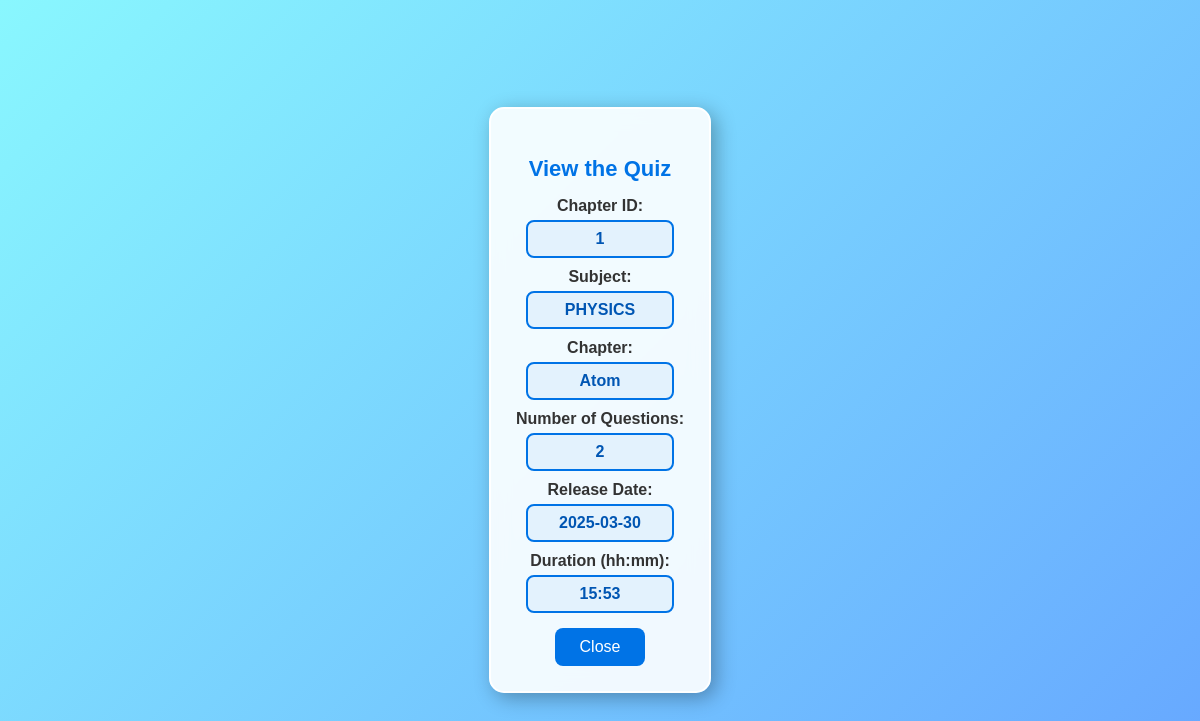
/view_details/1/1, run on the app's committed database.
### backend/models.py (models this page shows)
class Subjects(db.Model):
    __tablename__ = 'subjects'
    subject_id=db.Column(db.Integer, primary_key=True,autoincrement=True)#iska student id se kuch lena dena nahi hai
    subject_name=db.Column(db.String(80), nullable=False,unique=True)
    discription=db.Column(db.String(300), nullable=False)
    chapters_of_a_subject_id = db.relationship('Chapters', cascade='all, delete', backref='subjects', lazy=True)# it tells all the chapters of a subject(here we are getting suject through subject id)

class Quiz(db.Model):#class name should start with capital letter,tablename should start with small letter
    __tablename__ = 'quiz'
    quiz_id=db.Column(db.Integer, primary_key=True,autoincrement=True)#iska student id se kuch lena dena nahi hai
    chapter_id=db.Column(db.Integer, db.ForeignKey('chapters.chapter_id'), nullable=False)
    date_quiz=db.Column(db.String(80), nullable=False)
    time_duration=db.Column(db.Integer, nullable=False)
    chapter_name=db.Column(db.String(80) , nullable=False)#remember it has relationship with chapters tables as of chapter_name
    questions_of_a_quiz_id = db.relationship('Questions', cascade='all, delete', backref='quiz', lazy=True)# it tells all the questions of a quiz(here we are getting quiz through quiz id)

### backend/controllers.py (the view)
@app.route("/view_details/<int:chapter_id>/<int:user_id>")
def view_details(chapter_id,user_id):
    user=Admin_User_Details.query.filter_by(id=user_id).first().Full_name
    chapter=Chapters.query.filter_by(chapter_id=chapter_id).first()
    quiz=Quiz.query.filter_by(chapter_id=chapter_id).first()
    subject_id=chapter.subject_id
    subject=Subjects.query.filter_by(subject_id=subject_id).first()
    subject_name=subject.subject_name
    subjects=Subjects.query.all()
    question_counts = {}
    subject=Subjects.query.all()
    chapter=Chapters.query.all()
    for subject in subjects:
        for chapter in subject.chapters_of_a_subject_id:
            count = Questions.query.filter_by(chapter_id=chapter.chapter_id).count()
            question_counts[chapter.chapter_id] = count # Store count for each chapter and creating dictionary
    return render_template("1a_view_details.html",user_id=user_id,chapter_id=chapter_id,chapter=chapter,quiz=quiz,subject_name=subject_name,user=user,question_counts=question_counts)

### templates/1a_view_details.html (shortened to what this page needs)
<!DOCTYPE html>
<html lang="en">
<head>
    <link rel="stylesheet" href="/static/css/1a_view_details.css">
</head>
<body>
    <div class="container">
        <h3>View the Quiz</h3>
        <label>Chapter ID:</label>
        <span class="input-box">{{chapter_id}}</span>
        <label>Subject:</label>
        <span class="input-box">{{subject_name}}</span>
        <label>Chapter:</label>
        <span class="input-box">{{quiz.chapter_name}}</span>
        <label>Number of Questions:</label>
        <span class="input-box">{{question_counts[quiz.chapter_id]}}</span>
        <label>Release Date:</label>
        <span class="input-box">{{quiz.date_quiz}}</span>
        <label>Duration (hh:mm):</label>
        <span class="input-box">{{quiz.time_duration}}</span>
        <br>
        </a><button class="button" onclick="window.location.href = '/user_home/{{user_id}}';"  >Close</button>
    </div>
</body>
</html>

### static/css/1a_view_details.css (style rules this page uses)
body { font-family: 'Poppins', sans-serif; display: flex; justify-content: center; align-items: center; height: 100vh; background: linear-gradient(135deg, #89f7fe, #66a6ff); margin: 0; }
.container { border: 2px solid #fff; border-radius: 15px; padding: 25px; background: rgba(255, 255, 255, 0.9); text-align: center; box-shadow: 5px 5px 20px rgba(0, 0, 0, 0.3); backdrop-filter: blur(10px); }
.container h3 { color: #0073e6; font-size: 22px; margin-bottom: 15px; }
.container label { display: block; font-weight: 600; margin: 10px 0 5px; color: #333; }
.input-box { display: inline-block; padding: 8px 12px; border: 2px solid #0073e6; border-radius: 8px; background-color: #e3f2fd; min-width: 120px; font-weight: bold; color: #0056b3; }
.button { background: #0073e6; color: white; border: none; padding: 10px 25px; margin-top: 15px; border-radius: 8px; cursor: pointer; font-size: 16px; transition: 0.3s; }

### data on the page
Subjects: subject_name "PHYSICS"
Quiz: chapter_name "Atom", date_quiz "2025-03-30", time_duration "15:53"

### other printed values
{{ chapter_id }} "1"
{{ question_counts[quiz.chapter_id] }} "2"
